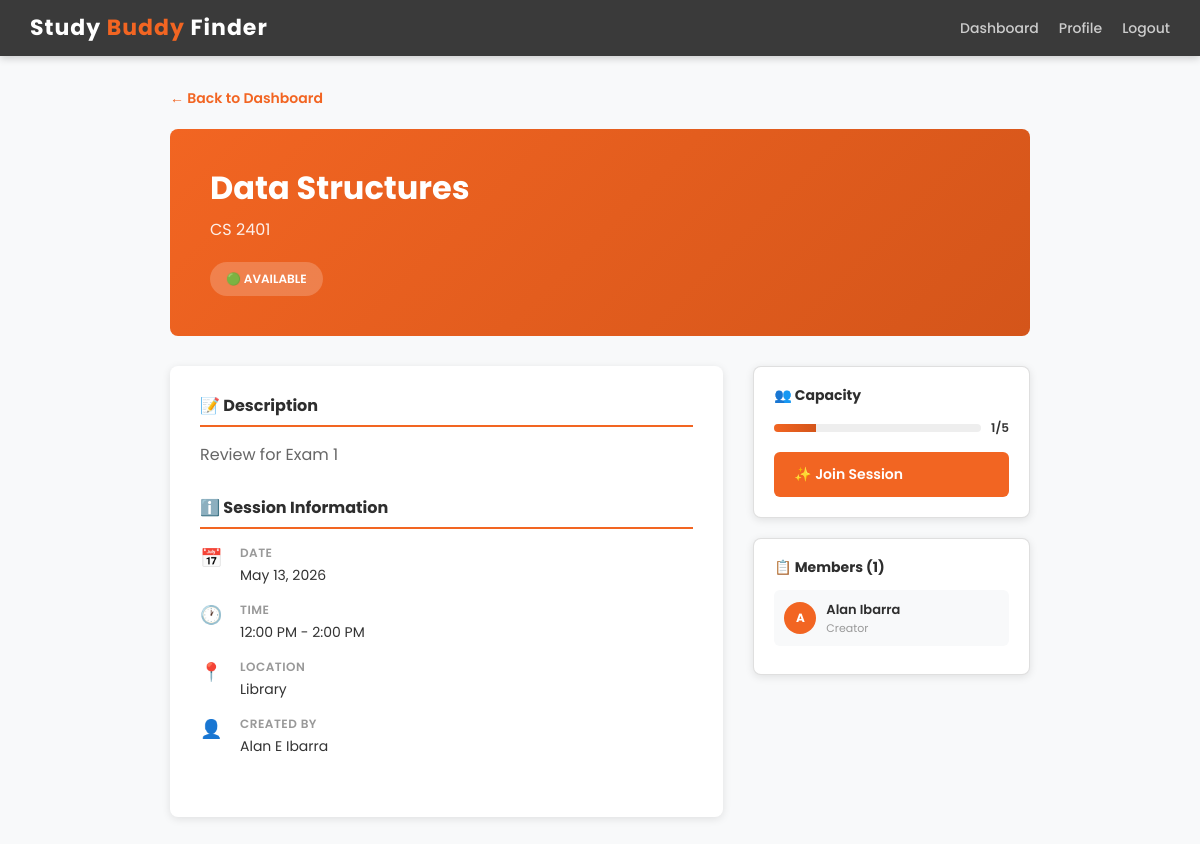
The page /session/1/ (signed in) on the database as committed earlier.
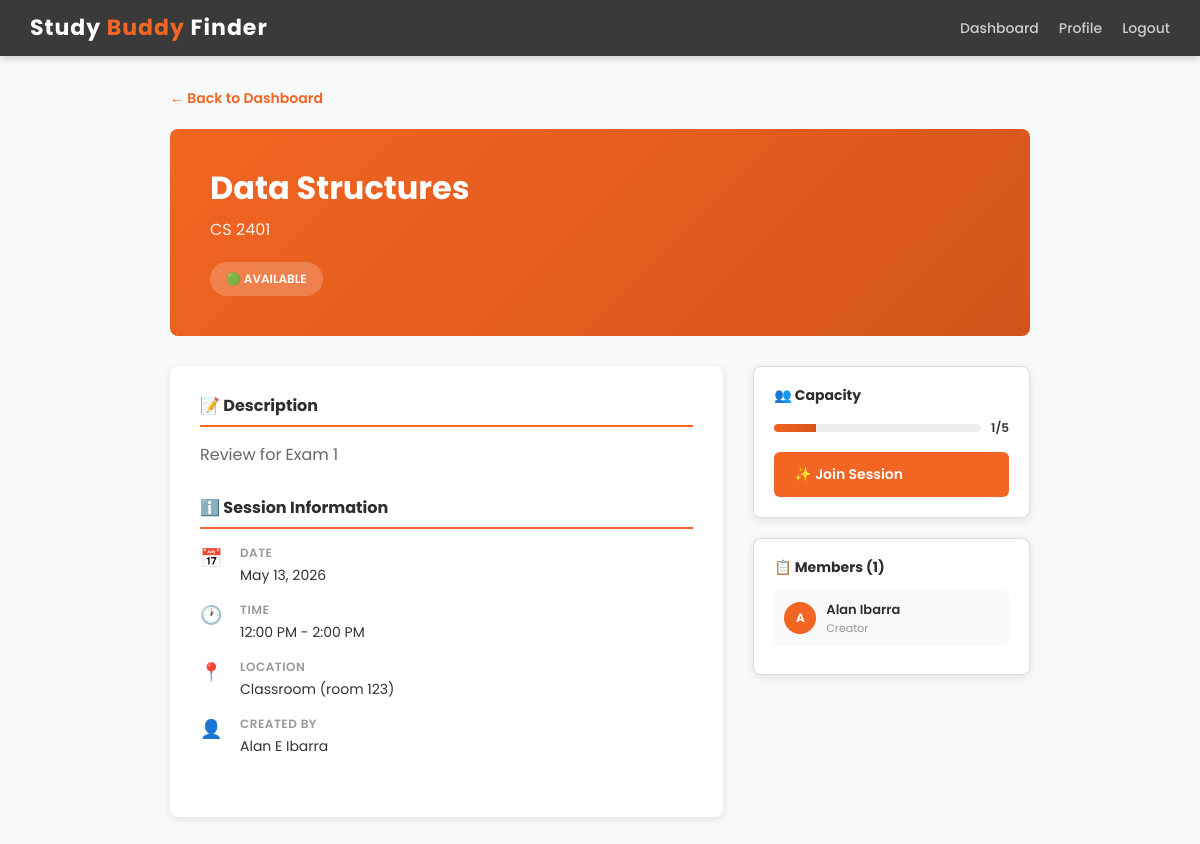
The same page on the database as committed later.
### testApp/models.py (models this page shows, shortened)
class StudySession(models.Model):
    LOCATION_CHOICES = [
        ('Library', 'Library'),
        ('Student Center', 'Student Center'),
        ('Cafe', 'Cafe'),
        ('Dormitory', 'Dormitory'),
        ('Classroom', 'Classroom'),
        ('Online', 'Online'),
        ('Other', 'Other'),
    ]
    creator = models.ForeignKey(User, on_delete=models.CASCADE, related_name='created_sessions')
    course_name = models.CharField(max_length=200)
    course_code = models.CharField(max_length=50, blank=True, null=True)
    description = models.TextField()
    location = models.CharField(max_length=100, choices=LOCATION_CHOICES)
    other_location = models.CharField(max_length=200, blank=True, null=True, help_text="Specify if location is 'Other'")
    date = models.DateField()
    start_time = models.TimeField()
    end_time = models.TimeField()
    max_capacity = models.IntegerField(default=5, validators=[MinValueValidator(1), MaxValueValidator(100)])
    current_members = models.ManyToManyField(User, through='SessionMembership', related_name='joined_sessions')
    subject_tags = models.CharField(max_length=200, blank=True, null=True, help_text="Comma-separated tags")
    created_at = models.DateTimeField(auto_now_add=True)
    updated_at = models.DateTimeField(auto_now=True)
    is_active = models.BooleanField(default=True)
    class Meta:
        ordering = ['-created_at']
    def get_member_count(self):
        return self.current_members.count()
    def is_full(self):
        return self.get_member_count() >= self.max_capacity

### testApp/views.py (the view)
# urls.py: path('session/<int:pk>/', views.session_detail, name='session_detail'),
@login_required(login_url='login')
def session_detail(request, pk):
    session = get_object_or_404(StudySession, pk=pk)
    members = session.current_members.all()
    is_member = request.user in members
    is_creator = request.user == session.creator
    subject_tags_list = []
    if session.subject_tags:
        subject_tags_list = [tag.strip() for tag in session.subject_tags.split(',') if tag.strip()]
    member_count = session.get_member_count()
    capacity_fill_width = 0
    if session.max_capacity:
        capacity_fill_width = min(round(member_count / session.max_capacity * 100), 100)
    context = {
        'session': session,
        'members': members,
        'is_member': is_member,
        'is_creator': is_creator,
        'member_count': member_count,
        'is_full': session.is_full(),
        'capacity_fill_width': capacity_fill_width,
        'subject_tags_list': subject_tags_list,
    }
    return render(request, 'session_detail.html', context)

### testApp/templates/session_detail.html (shortened to what the changed rows need)
<!DOCTYPE html>
<html>
<head>
    <link href="https://cdn.jsdelivr.net/npm/bootstrap@5.1.3/dist/css/bootstrap.min.css" rel="stylesheet">
</head>
<body>
    <div class="navbar">
        <h1>Study <span>Buddy</span> Finder</h1>
    </div>
    <div class="container-main">
        <div class="session-header">
            <h1>{{ session.course_name }}</h1>
            <p>{{ session.course_code }}</p>
            {% if session.is_full %}
                <span class="session-status">🔴 FULL</span>
            {% else %}
                <span class="session-status">🟢 AVAILABLE</span>
            {% endif %}
        </div>
        <div class="content-grid">
            <div class="session-details">
                <div class="detail-section">
                    <h3>📝 Description</h3>
                    <p class="description">{{ session.description }}</p>
                </div>
                <div class="detail-section">
                    <div class="detail-item">
                        <div class="detail-item-content">
                            <div class="detail-item-label">Date</div>
                            <div class="detail-item-value">{{ session.date }}</div>
                        </div>
                    </div>
                    <div class="detail-item">
                        <div class="detail-item-content">
                            <div class="detail-item-label">Time</div>
                            <div class="detail-item-value">{{ session.start_time|time:"g:i A" }} - {{ session.end_time|time:"g:i A" }}</div>
                        </div>
                    </div>
                    <div class="detail-item">
                        <div class="detail-item-content">
                            <div class="detail-item-label">Location</div>
                            <div class="detail-item-value">
                                {{ session.location }}
                                {% if session.other_location %}
                                    ({{ session.other_location }})
                                {% endif %}
                            </div>
                        </div>
                    </div>
                    <div class="detail-item">
                        <div class="detail-item-content">
                            <div class="detail-item-label">Created By</div>
                            <div class="detail-item-value">
                                {{ session.creator.username }}
                            </div>
                        </div>
                    </div>
                </div>
            </div>
            <div class="sidebar">
                <div class="card">
                    <div class="capacity-bar">
                        <div class="capacity-progress">
                            <div class="capacity-progress-fill" style="width: {{ capacity_fill_width }}%"></div>
                        </div>
                        <div class="capacity-text">{{ member_count }}/{{ session.max_capacity }}</div>
                    </div>
                </div>
            </div>
        </div>
    </div>
</body>
</html>

Rows that differ between the two databases and show on the page:
changed StudySession "Data Structures": location "Library" → "Classroom"; other_location (not shown) → "room 123"
